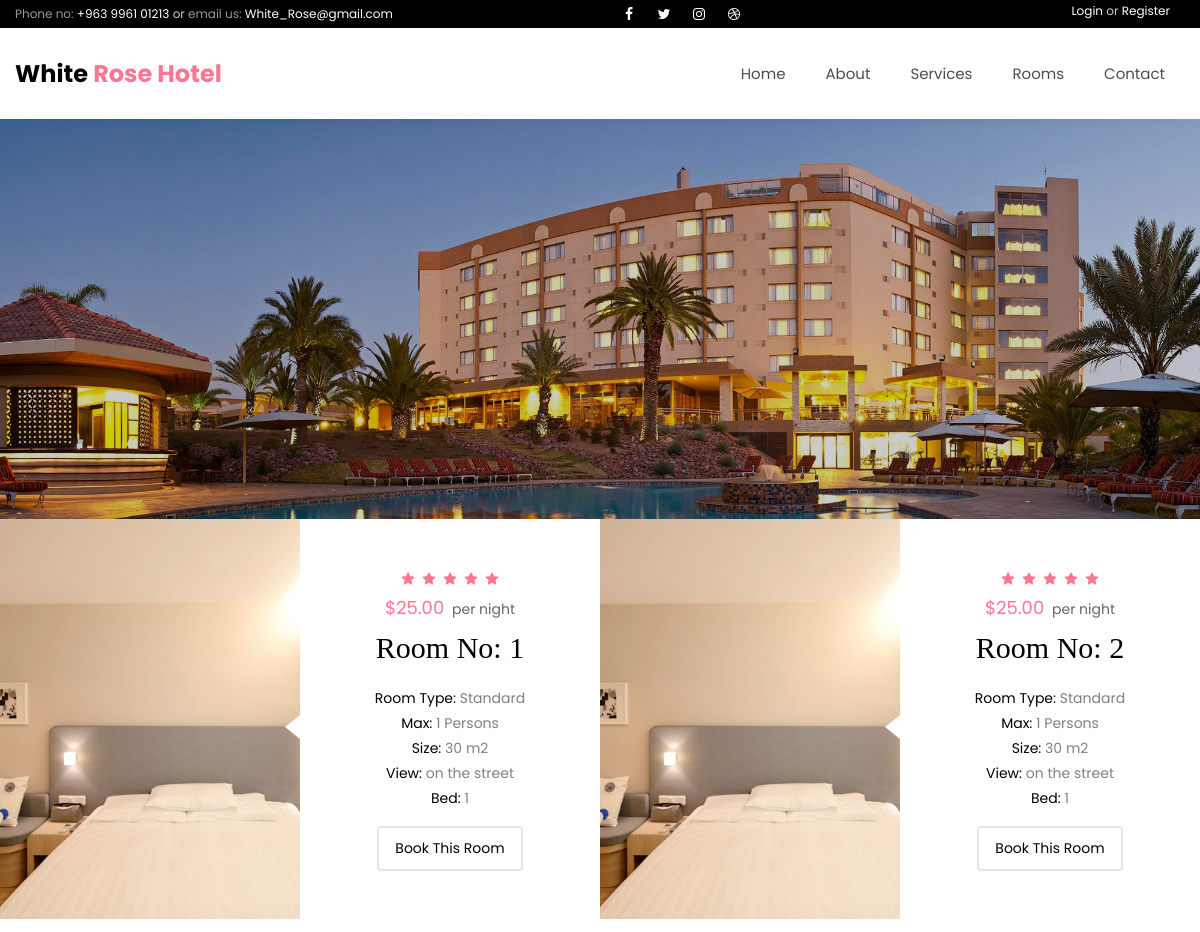
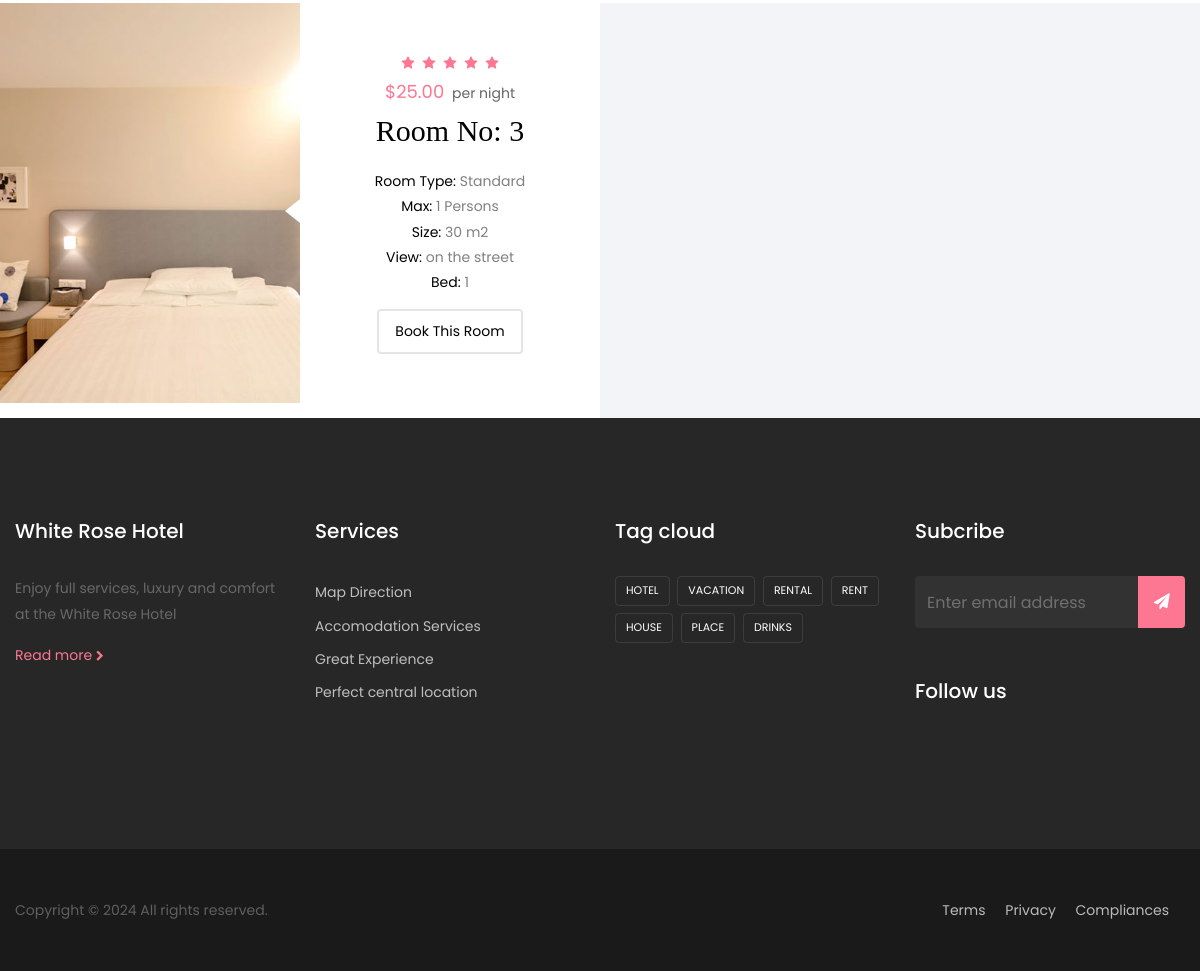
Page /rooms/check-available-rooms-by-type/1 on the committed database (2 pictures, top to bottom).
### rooms/models.py (models this page shows, shortened)
class Room(models.Model):
    room_no = models.CharField(max_length=10)
    room_type = models.ForeignKey(RoomType, related_name='rooms', on_delete=models.CASCADE)
    available = models.BooleanField()

class RoomType(models.Model):
    room_type = models.CharField(max_length=32, choices=room_type_choices)
    price = models.DecimalField(max_digits=10, decimal_places=2)
    maximum_capacity = models.IntegerField()
    size = models.IntegerField()
    view = models.CharField(max_length=32)
    bed_number = models.IntegerField()
    ratings = models.DecimalField(max_digits=2, decimal_places=1)
    def __str__(self):
        return self.room_type.capitalize()

### rooms/views.py (the view)
# urls.py: path('check-available-rooms-by-type/<int:pk>', check_available_rooms_by_type, name='check_available_rooms_by_type')
def check_available_rooms_by_type(request, pk):
    available_rooms = Room.objects.filter(available=True, room_type_id=pk)
    return render(request, 'available_rooms.html', {'available_rooms': available_rooms})

### templates/available_rooms.html (shortened to what this page needs)
{% extends 'base/base.html' %}
{% load static %}
{% block content %}
    {% include 'partials/breadcrumb.html' with title='Available Rooms' %}
    <section class="ftco-section bg-light ftco-no-pt ftco-no-pb">
        <div class="container-fluid px-md-0">
            <div class="row no-gutters">
                {% if available_rooms %}
                    {% for available_room in available_rooms %}
                        <div class="col-lg-6">
                            <div class="room-wrap d-md-flex">
                                <a href="#" class="img"
                                   style="background-image: url({% static 'base/' %}images/room-1.jpg);"></a>
                                <div class="half left-arrow d-flex align-items-center">
                                    <div class="text p-4 p-xl-5 text-center">
                                        <p class="star mb-0"><span class="fa fa-star"></span><span
                                                class="fa fa-star"></span><span class="fa fa-star"></span><span
                                                class="fa fa-star"></span><span class="fa fa-star"></span></p>
                                        <p class="mb-0"><span
                                                class="price mr-1">${{ available_room.room_type.price }}</span> <span
                                                class="per">per night</span></p>
                                        <h3 class="mb-3"><a
                                                href="rooms.html"><span>Room No: </span>{{ available_room.room_no }}</a>
                                        </h3>
                                        <ul class="list-accomodation">
                                            <li><span>Room Type:</span> {{ available_room.room_type }}</li>
                                            <li><span>Max:</span> {{ available_room.room_type.maximum_capacity }}
                                                Persons
                                            </li>
                                            <li><span>Size:</span> {{ available_room.room_type.size }} m2</li>
                                            <li><span>View:</span> {{ available_room.room_type.view }}</li>
                                            <li><span>Bed:</span> {{ available_room.room_type.bed_number }}</li>
                                        </ul>
                                        <p class="pt-1"><a href="{% url 'booking:book' available_room.pk %}"
                                                           class="btn-custom px-3 py-2">Book This Room </a></p>
                                    </div>
                                </div>
                            </div>
                        </div>
                    {% endfor %}
                {% else %}
                    <div class="text-center">
                        <h1>No rooms available! Please check back later!</h1>
                    </div>
                {% endif %}
            </div>
        </div>
    </section>
{% endblock content %}

### rows in the picture
Room: room_type.price "25.00", room_no "1", room_type "Standard", room_type.maximum_capacity "1", room_type.size "30", room_type.view "on the street", room_type.bed_number "1"
Room: room_type.price "25.00", room_no "2", room_type "Standard", room_type.maximum_capacity "1", room_type.size "30", room_type.view "on the street", room_type.bed_number "1"
Room: room_type.price "25.00", room_no "3", room_type "Standard", room_type.maximum_capacity "1", room_type.size "30", room_type.view "on the street", room_type.bed_number "1"
